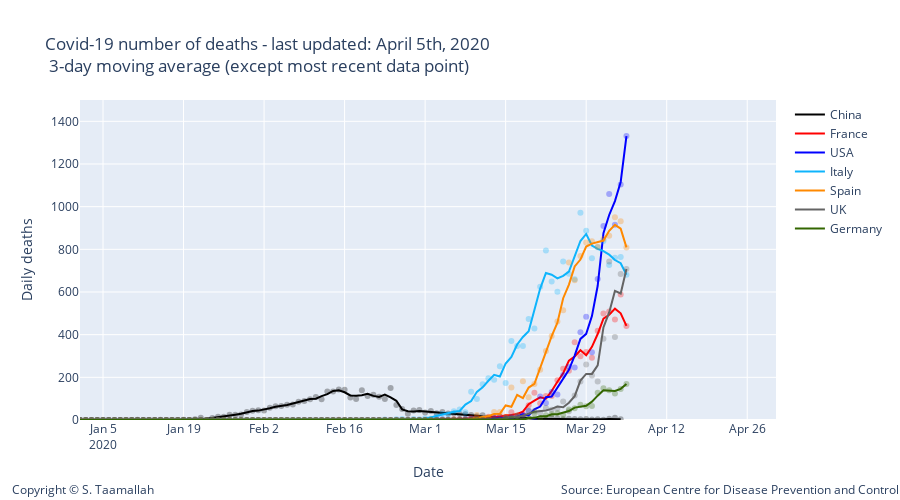

Here is the notebook cell this chart was saved with:
### Code cell
degree = 1
#smooth_italy = smoothTriangle(df_italy['deaths'],degree)

smooth_china = smoothTriangle(df_china['deaths'], degree)
smooth_france = smoothTriangle(df_france['deaths'], degree)
smooth_italy = smoothTriangle(df_italy['deaths'],degree)
smooth_usa = smoothTriangle(df_usa['deaths'],degree)
smooth_uk = smoothTriangle(df_uk['deaths'],degree)
smooth_germany = smoothTriangle(df_germany['deaths'],degree)
smooth_spain = smoothTriangle(df_spain['deaths'],degree)
smooth_korea = smoothTriangle(df_korea['deaths'],degree)
smooth_netherlandss = smoothTriangle(df_netherlands['deaths'],degree)

smooth_china = smooth_3day(df_china['deaths'])
smooth_france = smooth_3day(df_france['deaths'])
smooth_italy = smooth_3day(df_italy['deaths'])
smooth_usa = smooth_3day(df_usa['deaths'])
smooth_uk = smooth_3day(df_uk['deaths'])
smooth_germany = smooth_3day(df_germany['deaths'])
smooth_spain = smooth_3day(df_spain['deaths'])
smooth_korea = smooth_3day(df_korea['deaths'])
smooth_netherlandss = smooth_3day(df_netherlands['deaths'])


# Add traces
trace1 = go.Scatter(
        x=df_china.index, 
        y=df_china['deaths'],
        mode='markers',
        name='China daily cases',
        line_color='rgba(0, 0, 0, .3)',
        showlegend=False,
)

trace11 = go.Scatter(
        x=df_china.index, 
        y=smooth_china,
        mode='lines',
        name='China',
        line_color='rgba(0, 0, 0, 1)',
)


trace2 = go.Scatter(
        x=df_france.index, 
        y=df_france['deaths'],
        mode='markers',
        name='France',
        line_color='rgba(256, 0, 0, .3)',
        showlegend=False,
)

trace22 = go.Scatter(
        x=df_france.index, 
        y=smooth_france,
        mode='lines',
        name='France',
        line_color='rgba(256, 0, 0, 1)',
)


trace3 = go.Scatter(
        x=df_usa.index, 
        y=df_usa['deaths'],
        mode='markers',
        name='USA',
        line_color='rgba(0, 0, 255, .3)',
    showlegend=False,
)

trace33 = go.Scatter(
        x=df_usa.index, 
        y=smooth_usa,
        mode='lines',
        name='USA',
        line_color='rgba(0, 0, 255, 1)',
)

trace4 = go.Scatter(
        x=df_italy.index, 
        y=df_italy['deaths'],
        mode='markers',
        name='Italy',
        line_color='rgba(14, 180, 252, .3)',
    showlegend=False,
)

trace44 = go.Scatter(
        x=df_italy.index, 
        y=smooth_italy,
        mode='lines',
        name='Italy',
        line_color='rgba(14, 180, 252, 1)',
)

trace5 = go.Scatter(
        x=df_spain.index, 
        y=df_spain['deaths'],
        mode='markers',
        name='Spain',
        line_color='rgba(255, 137, 0, .3)',
    showlegend=False,
)

trace55 = go.Scatter(
        x=df_spain.index, 
        y=smooth_spain,
        mode='lines',
        name='Spain',
        line_color='rgba(256, 137, 0, 1)',
)


trace6 = go.Scatter(
        x=df_uk.index, 
        y=df_uk['deaths'],
        mode='markers',
        name='UK',
        line_color='rgba(100, 100, 100, .3)',
    showlegend=False
)

trace66 = go.Scatter(
        x=df_uk.index, 
        y=smooth_uk,
        mode='lines',
        name='UK',
        line_color='rgba(100, 100, 100, 1)',
)

trace7 = go.Scatter(
        x=df_germany.index, 
        y=df_germany['deaths'],
        mode='markers',
        name='Germany',
        line_color='rgba(51, 102, 0, .3)',
    showlegend=False,
)

trace77 = go.Scatter(
        x=df_germany.index, 
        y=smooth_germany,
        mode='lines',
        name='Germany',
        line_color='rgba(51, 102, 0, 1)',
)


data = [trace1,trace11, trace2, trace22, trace3, trace33, trace4, trace44, trace5, trace55, trace6, trace66, trace7, trace77]

layout = go.Layout(
    title="Covid-19 number of deaths - last updated: April 5th, 2020 <br> 3-day moving average (except most recent data point)",
    width=900,
    height=500,
    
    # Top left
    xaxis=dict(
        title='Date',
        range=['2020-01-01', '2020-05-01'],
    ),
    yaxis=dict(
        title='Daily deaths',
        #type='log',
        range=[0,1500],
        anchor='x'
    ),
    
      annotations=[
        dict(
            x=1.18,
            y=-0.25,
            showarrow=False,
            text='Source: European Centre for Disease Prevention and Control',
            xref='paper',
            yref='paper'
        ),
        
        dict(
            x=-0.1,
            y=-0.25,
            showarrow=False,
            text='Copyright © S. Taamallah ',
            xref='paper',
            yref='paper'
        )
    ],
    
)

fig = go.Figure(data=data, layout=layout)

fig.show()

from plotly.offline import plot
plot(fig, filename="STaamallah_covid19_analysis_chart_1_20200405.html", auto_open = False)
